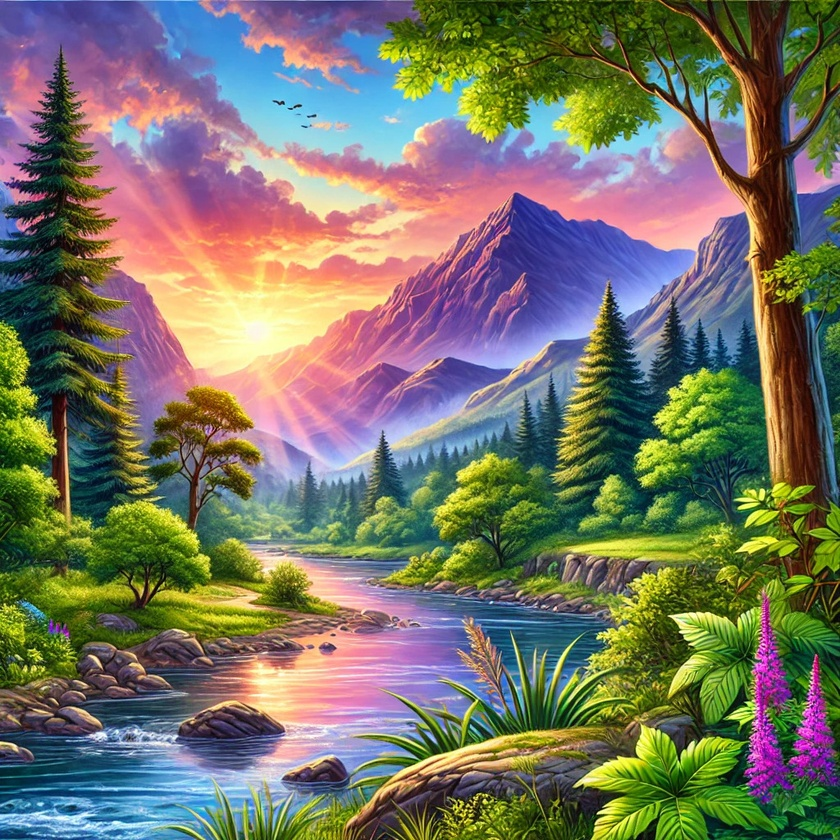
#> input picture a.jpg, 840 x 840 px, shrunk from 1024 x 1024 before the run
$ python a.py
#> lines starting #> are read from the running program, lines starting #| are printed output that depends on the picture
from PIL import Image

# Load the generated image
image_path = "a.jpg"
image = Image.open(image_path)
#> image is the input picture: PIL image 840x840 RGB; mean R, G, B 118.5, 117, 101.4

# Define grid size (4 rows, 5 columns)
rows, cols = 4, 5
width, height = image.size
#> width = 840; height = 840
piece_width = width // cols
#> piece_width = 168
piece_height = height // rows
#> piece_height = 210

# Split and save the pieces
pieces = []
for row in range(rows):
    for col in range(cols):
        left = col * piece_width
        upper = row * piece_height
        right = left + piece_width
        lower = upper + piece_height
        piece = image.crop((left, upper, right, lower))
        pieces.append(piece)
#> after the loop, pieces = 20 items

# Save the pieces
piece_paths = []
for i, piece in enumerate(pieces):
    piece_path = f"{i+1}.png"
    piece.save(piece_path)
    piece_paths.append(piece_path)
#> this loop made 20 passes
#> piece_path on passes 1 to 12: '1.png', '2.png', '3.png', '4.png', '5.png', '6.png', '7.png', '8.png', '9.png', '10.png', '11.png', '12.png'
#> pass 1, `piece.save(piece_path)`:
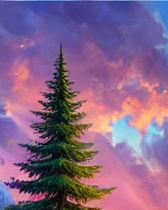
#> saved as 1.png: PIL image 168x210 RGB; mean R, G, B 134, 100, 135.7
#> pass 2, `piece.save(piece_path)`:
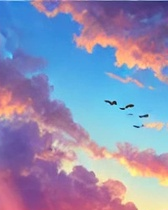
#> saved as 2.png: PIL image 168x210 RGB; mean R, G, B 142.7, 143.9, 180.7
#> after the loop, piece_paths = ['1.png', '2.png', '3.png', '4.png', '5.png', '6.png', '7.png', '8.png', '9.png', '10.png', '11.png', '12.png', '13.png', '14.png', '15.png', '16.png', '17.png', '18.png', '19.png', '20.png']

piece_paths

from PIL import ImageDraw

# Load the original image again
image = Image.open(image_path)
draw = ImageDraw.Draw(image)

# Draw the grid lines
for row in range(1, rows):
    y = row * piece_height
    draw.line([(0, y), (width, y)], fill="black", width=3)

for col in range(1, cols):
    x = col * piece_width
    draw.line([(x, 0), (x, height)], fill="black", width=3)

# Save the modified image with grid lines
grid_image_path = "a.png"
image.save(grid_image_path)
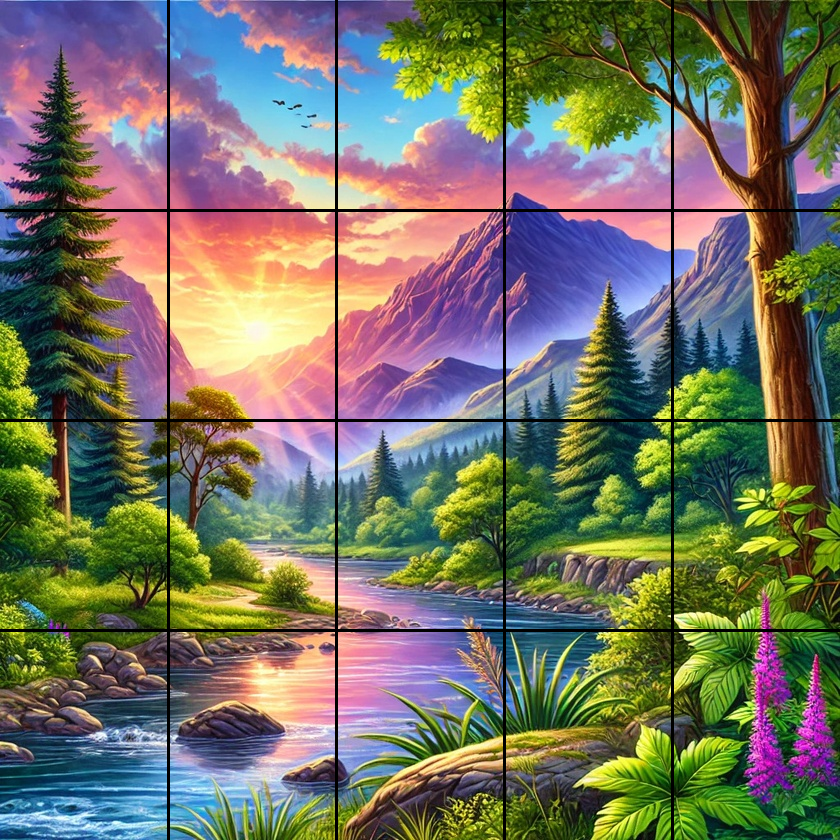
#> saved as a.png: PIL image 840x840 RGB; mean R, G, B 115.2, 114.1, 98.8
grid_image_path

$ run again, with 12.png saved as a.jpg
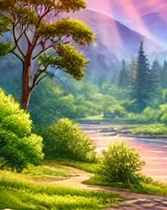
#> input picture 12.png, 167 x 210 px, shrunk from 204 x 256 before the run
#> image is the input picture: PIL image 167x210 RGB; mean R, G, B 133.2, 134.4, 95.8
#> after the loop `for row in range(rows):`: pieces = 20 items
#> the loop `for i, piece in enumerate(pieces):` made 20 passes
#> piece_path on passes 1 to 8: '1.png', '2.png', '3.png', '4.png', '5.png', '6.png', '7.png', '8.png'
#> pass 1, `piece.save(piece_path)`:
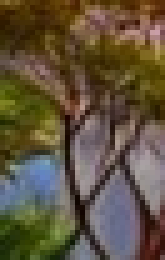
#> saved as 1.png: PIL image 33x52 RGB (shown 5 times larger); mean R, G, B 95.8, 83.1, 61.2
#> after the loop `for i, piece in enumerate(pieces):`: piece_paths = ['1.png', '2.png', '3.png', '4.png', '5.png', '6.png', '7.png', '8.png', '9.png', '10.png', '11.png', '12.png', '13.png', '14.png', '15.png', '16.png', '17.png', '18.png', '19.png', '20.png']
#> `image.save(grid_image_path)`:
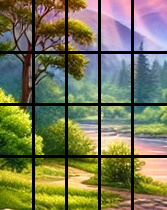
#> saved as a.png: PIL image 167x210 RGB; mean R, G, B 118.5, 119.3, 85

$ run again, with 13.png saved as a.jpg
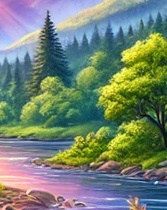
#> input picture 13.png, 167 x 210 px, shrunk from 204 x 256 before the run
#> image is the input picture: PIL image 167x210 RGB; mean R, G, B 115.5, 131.1, 114.7
#> after the loop `for row in range(rows):`: pieces = 20 items
#> the loop `for i, piece in enumerate(pieces):` made 20 passes
#> piece_path on passes 1 to 8: '1.png', '2.png', '3.png', '4.png', '5.png', '6.png', '7.png', '8.png'
#> pass 1, `piece.save(piece_path)`:
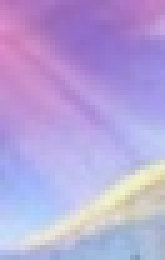
#> saved as 1.png: PIL image 33x52 RGB (shown 5 times larger); mean R, G, B 182, 164.5, 217.1
#> after the loop `for i, piece in enumerate(pieces):`: piece_paths = ['1.png', '2.png', '3.png', '4.png', '5.png', '6.png', '7.png', '8.png', '9.png', '10.png', '11.png', '12.png', '13.png', '14.png', '15.png', '16.png', '17.png', '18.png', '19.png', '20.png']
#> `image.save(grid_image_path)`:
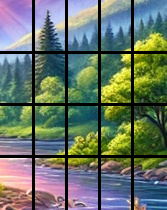
#> saved as a.png: PIL image 167x210 RGB; mean R, G, B 102.5, 116, 102.9

$ run again, with 14.png saved as a.jpg
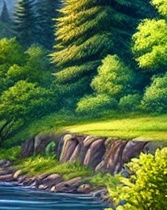
#> input picture 14.png, 167 x 210 px, shrunk from 204 x 256 before the run
#> image is the input picture: PIL image 167x210 RGB; mean R, G, B 83.6, 109.7, 63.1
#> after the loop `for row in range(rows):`: pieces = 20 items
#> the loop `for i, piece in enumerate(pieces):` made 20 passes
#> piece_path on passes 1 to 8: '1.png', '2.png', '3.png', '4.png', '5.png', '6.png', '7.png', '8.png'
#> pass 1, `piece.save(piece_path)`:
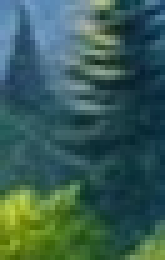
#> saved as 1.png: PIL image 33x52 RGB (shown 5 times larger); mean R, G, B 56.4, 92.3, 85.1
#> after the loop `for i, piece in enumerate(pieces):`: piece_paths = ['1.png', '2.png', '3.png', '4.png', '5.png', '6.png', '7.png', '8.png', '9.png', '10.png', '11.png', '12.png', '13.png', '14.png', '15.png', '16.png', '17.png', '18.png', '19.png', '20.png']
#> `image.save(grid_image_path)`:
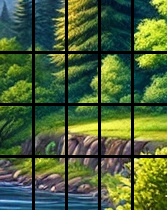
#> saved as a.png: PIL image 167x210 RGB; mean R, G, B 74.3, 97.5, 56
